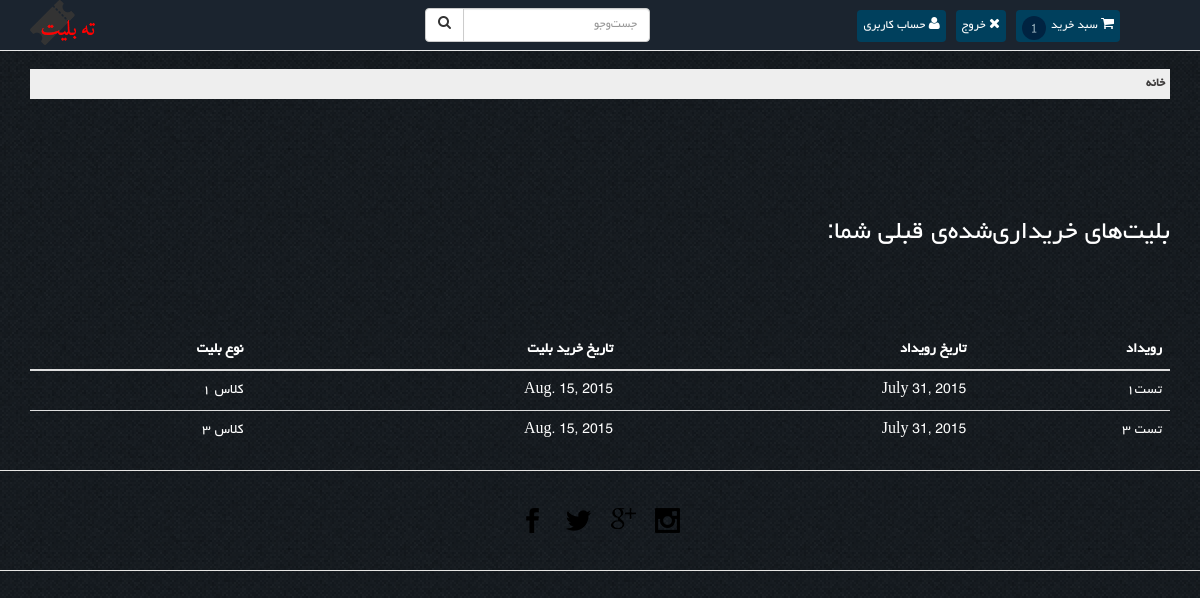
The page /my-tickets/ (signed in) on the database its author committed.
### Event/models.py (models this page shows, shortened)
class BoughtTicket(models.Model):
    ticket = models.ForeignKey(Ticket)
    buyer = models.ForeignKey(UserProfile)
    date = models.DateField(default=date.today, blank=True)
    serial_no = models.BigIntegerField(null=True, blank=True)

class Ticket(models.Model):
    event = models.ForeignKey(Event)
    type = models.CharField(max_length=20)
    capacity = models.IntegerField(default=0)
    price = models.IntegerField(default=0)

class Event(models.Model):
    title = models.CharField(max_length=40)
    description = models.CharField(max_length=100)
    date = models.DateField(default=date.today, blank=True)
    time = models.TimeField(default=now().time(), blank=True)
    venue = models.ForeignKey(Venue)
    type = models.ForeignKey(Type, default=1)
    sub_type = models.ForeignKey(SubType)
    rate = models.ManyToManyField(UserProfile, through="TicketRate")
    favorites = models.ManyToManyField(UserProfile, related_name="favorites")

### User/views.py (the view)
# urls.py: url(r'^my-tickets/', 'User.views.user_tickets'),
@user_login_required(login_url='/')
def user_tickets(request):
    user = request.user
    return render(request, 'user_tickets.html', {
        'bought_tickets': BoughtTicket.objects.filter(buyer=user.userprofile),
        'login_form': LoginForm()
    })

### Ticket/forms.py
class LoginForm(forms.ModelForm):
    class Meta:
        model = User
        fields = ['username', 'password']
        labels = {
            'username': 'نام کاربری',
            'password': 'رمز عبور',
        }
        widgets = {
            'password': forms.PasswordInput()
        }

### Ticket/templates/user_tickets.html (shortened to what this page needs)
{% extends 'general_template.html' %}
{% block header_extension %}
    {% load static %}
{% endblock %}
{% block main_content %}
    <div class="arriv">
    <div class="container">
        <h2 style="padding-top: 50px; padding-bottom: 70px;">
            بلیت‌های خریداری‌شده‌ی قبلی شما:
        </h2>
        <table class="table table-hover">
            <thead>
            <th>رویداد</th>
            <th>تاریخ رویداد</th>
            <th>تاریخ خرید بلیت</th>
            <th>نوع بلیت</th>
            </thead>
            <tbody>
            {% for bt in bought_tickets %}
                <tr class="clickable-row" data-href="/ticket">
                <td>
                    {{ bt.ticket.event.title }}
                </td>
                <td>
                    {{ bt.ticket.event.date }}
                </td>
                <td>
                    {{ bt.date }}
                </td>
                <td>
                    {{ bt.ticket.type }}
                </td>
                </tr>
            {% endfor %}
            </tbody>
        </table>
    </div>
    </div>
{% endblock %}

### Ticket/static/css/general_template.css (style rules this page uses)
body, h1, h2, h3, h4, h5, h6, li, a { font-family: myFontFamily !important; }

### Ticket/templates/user_tickets.html (style rules this page uses)
th { text-align: right; }

### rows shown on the page
BoughtTicket: ticket.event "تست۱", ticket.event "July 31, 2015", date "Aug. 15, 2015", ticket.type "کلاس ۱"
BoughtTicket: ticket.event "تست ۳", ticket.event "July 31, 2015", date "Aug. 15, 2015", ticket.type "کلاس ۳"
